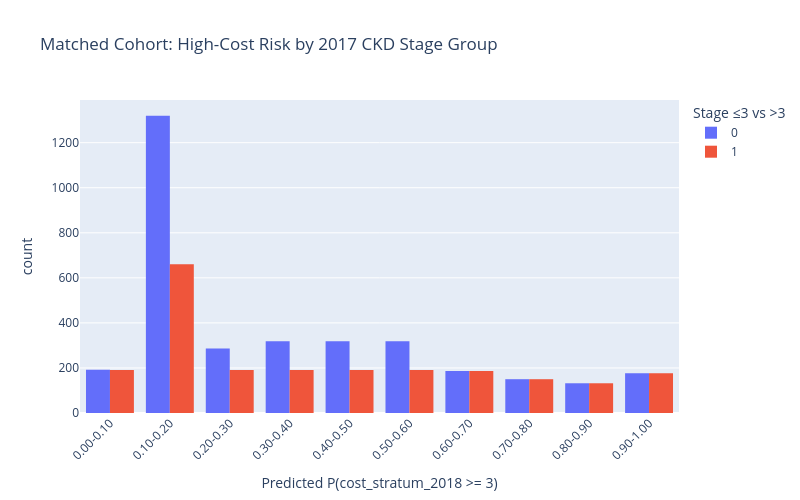

Notebook code cell kept with this figure:
### Code cell
bins = [f"{x:.1f}-{x+0.1:.1f}" for x in np.arange(0.0, 1.0, 0.1)]

fig = px.histogram(
    matched_train_df,
    x="risk_bin",
    color="true_class",
    category_orders={"risk_bin": bins},   # good to keep
    labels={
        "risk_bin": f"Predicted P(cost_stratum_2018 >= {stratifier_cutoff})",
        "true_class": "Stage ≤3 vs >3"
    },
    title="Matched Cohort: High-Cost Risk by 2017 CKD Stage Group",
    barmode="group",
    height=500, width=800
)

# *** pin the x-axis order ***
fig.update_xaxes(categoryorder="array", categoryarray=bins)

fig.update_layout(xaxis_tickangle=-45)
fig.show()

### Figure 1 — Plotly figure (JSON) as saved in the notebook; plotly's stock layout.template omitted (floating-point values rounded to 4 significant figures; data arrays with more than 128 entries replaced by an {"elided": "..."} marker saying what was removed)
{"data": [{"alignmentgroup": "True", "bingroup": "x", "hovertemplate": "Stage ≤3 vs >3=0<br>Predicted P(cost_stratum_2018 >= 3)=%{x}<br>count=%{y}<extra></extra>", "legendgroup": "0", "marker": {"color": "#636efa", "pattern": {"shape": ""}}, "name": "0", "offsetgroup": "0", "orientation": "v", "showlegend": true, "type": "histogram", "x": {"elided": "3397 str values"}, "xaxis": "x", "yaxis": "y"}, {"alignmentgroup": "True", "bingroup": "x", "hovertemplate": "Stage ≤3 vs >3=1<br>Predicted P(cost_stratum_2018 >= 3)=%{x}<br>count=%{y}<extra></extra>", "legendgroup": "1", "marker": {"color": "#EF553B", "pattern": {"shape": ""}}, "name": "1", "offsetgroup": "1", "orientation": "v", "showlegend": true, "type": "histogram", "x": {"elided": "2260 str values"}, "xaxis": "x", "yaxis": "y"}], "layout": {"barmode": "group", "height": 500, "legend": {"title": {"text": "Stage ≤3 vs >3"}, "tracegroupgap": 0}, "title": {"text": "Matched Cohort: High-Cost Risk by 2017 CKD Stage Group"}, "width": 800, "xaxis": {"anchor": "y", "categoryarray": ["0.0-0.1", "0.1-0.2", "0.2-0.3", "0.3-0.4", "0.4-0.5", "0.5-0.6", "0.6-0.7", "0.7-0.8", "0.8-0.9", "0.9-1.0"], "categoryorder": "array", "domain": [0, 1], "tickangle": -45, "title": {"text": "Predicted P(cost_stratum_2018 >= 3)"}}, "yaxis": {"anchor": "x", "domain": [0, 1], "title": {"text": "count"}}}}
